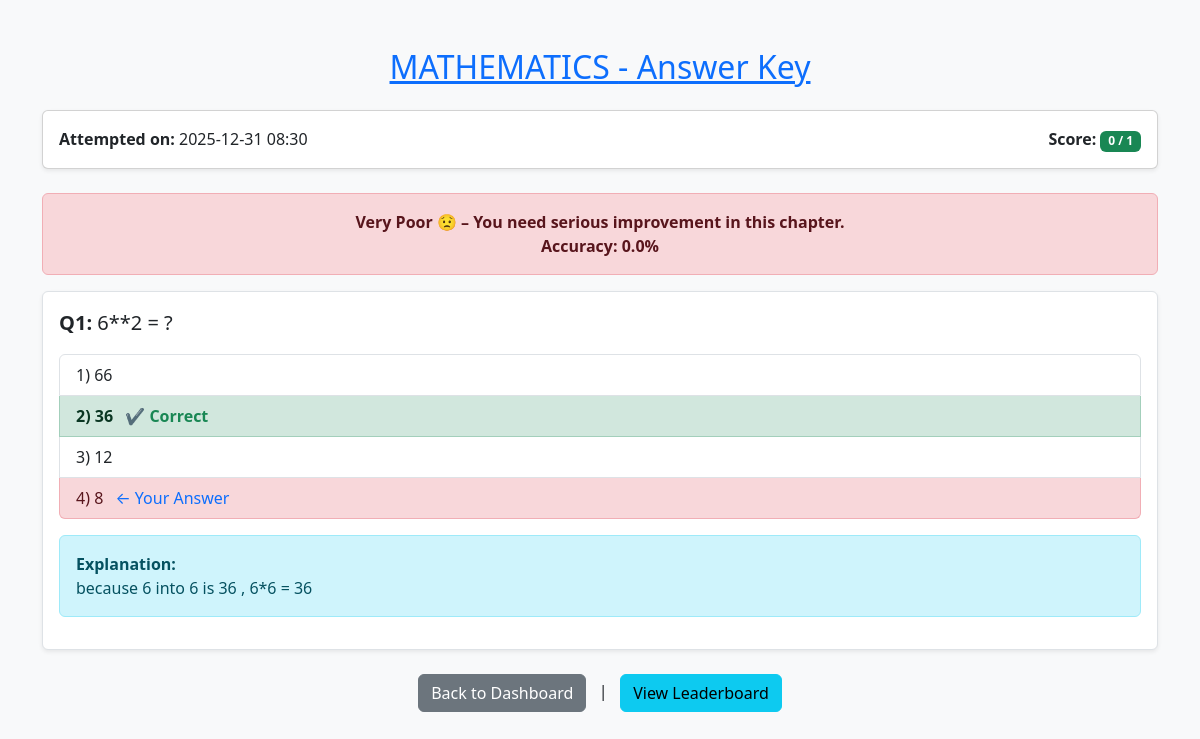
The page /user/answer_key/2 (signed in) on the database its author committed.
### app.py (models this page shows)
class Quiz(db.Model):
    id = db.Column(db.Integer, primary_key=True)
    title = db.Column(db.String(100), nullable=False)
    created_at = db.Column(db.DateTime, default=datetime.utcnow)
    chapters = db.relationship('Chapter', backref='quiz', lazy=True, cascade='all, delete-orphan')

class QuizAttempt(db.Model):
    id = db.Column(db.Integer, primary_key=True)
    user_id = db.Column(db.Integer, db.ForeignKey('user.id'), nullable=False)
    quiz_id = db.Column(db.Integer, db.ForeignKey('quiz.id'), nullable=False)
    chapter_id = db.Column(db.Integer, db.ForeignKey('chapter.id'), nullable=True)
    score = db.Column(db.Integer, nullable=True)
    answers = db.Column(db.Text, nullable=True)
    timestamp = db.Column(db.DateTime, default=datetime.utcnow)
    user = db.relationship('User', backref='quiz_attempts')
    quiz = db.relationship('Quiz', backref='attempts')
    chapter = db.relationship('Chapter', backref='attempts')

class Question(db.Model):
    id = db.Column(db.Integer, primary_key=True)
    quiz_id = db.Column(db.Integer, db.ForeignKey('quiz.id'), nullable=False)
    chapter_id = db.Column(db.Integer, db.ForeignKey('chapter.id'), nullable=False)
    question_statement = db.Column(db.Text, nullable=True)
    question_image = db.Column(db.String(200), nullable=True)
    option_1 = db.Column(db.String(200), nullable=False)
    option_2 = db.Column(db.String(200), nullable=False)
    option_3 = db.Column(db.String(200), nullable=False)
    option_4 = db.Column(db.String(200), nullable=False)
    correct_option = db.Column(db.Integer, nullable=False)
    explanation = db.Column(db.Text, nullable=True)
    created_at = db.Column(db.DateTime, default=datetime.utcnow)
    quiz = db.relationship('Quiz', backref='questions')
    chapter = db.relationship('Chapter', backref='questions')

### app.py (the view)
@app.route('/user/answer_key/<int:attempt_id>')
@login_required
def answer_key(attempt_id):
    attempt = QuizAttempt.query.get_or_404(attempt_id)
    if attempt.user_id != session.get('user_id'):
        flash('You are not authorized to view this answer key.', 'danger')
        return redirect('/user/dashboard'), 403
    if attempt.chapter_id:
        questions_query = Question.query.filter_by(chapter_id=attempt.chapter_id).all()
    else:
        questions_query = Question.query.filter_by(quiz_id=attempt.quiz_id).all()
    user_answers = {}
    if attempt.answers:
        try:
            raw = json.loads(attempt.answers)
            user_answers = {int(k): v for k, v in raw.items()}
        except json.JSONDecodeError:
            user_answers = {}
    total = len(questions_query)
    correct = 0
    wrong = 0
    unattempted = 0
    detailed_questions = []
    for q in questions_query:
        selected = user_answers.get(q.id)
        if selected is None:
            unattempted += 1
        elif selected == q.correct_option:
            correct += 1
        else:
            wrong += 1
        detailed_questions.append({
            "id": q.id,
            "question_statement": q.question_statement,
            "question_image": q.question_image,
            "options": [q.option_1, q.option_2, q.option_3, q.option_4],
            "correct_option": q.correct_option,
            "selected": selected,
            "explanation": q.explanation
        })
    accuracy = round((correct / total) * 100, 2) if total else 0
    if accuracy < 30:
        performance_msg = "Very Poor 😟 – You need serious improvement in this chapter."
        performance_class = "danger"
    elif accuracy < 50:
        performance_msg = "Poor 😐 – Focus more on this chapter."
        performance_class = "warning"
    elif accuracy < 70:
        performance_msg = "Average 🙂 – You can do better with practice."
        performance_class = "secondary"
    elif accuracy < 80:
        performance_msg = "Good 👍 – Keep improving!"
        performance_class = "info"
    elif accuracy < 90:
        performance_msg = "Excellent 🌟 – Strong understanding!"
        performance_class = "success"
    else:
        performance_msg = "Outstanding 🔥 – You have mastered this topic!"
        performance_class = "success"
    return render_template(
        'quiz_analysis.html',
        quiz=attempt.quiz,
        chapter=attempt.chapter,
        total=total,
        correct=correct,
        wrong=wrong,
        unattempted=unattempted,
        accuracy=accuracy,
        questions=detailed_questions,
        user_answers=user_answers,
        attempt=attempt,
        performance_msg=performance_msg,
        performance_class=performance_class
    )

### app.py (called while the page is built)
def login_required(f):
    @wraps(f)
    def decorated_function(*args, **kwargs):
        if 'user_id' not in session:
            flash('Please log in to access this page.', 'warning')
            return redirect(url_for('user_login'))
        return f(*args, **kwargs)
    return decorated_function

### templates/quiz_analysis.html (shortened to what this page needs)
<!DOCTYPE html>
<html lang="en">
<head>
    <link href="https://cdn.jsdelivr.net/npm/bootstrap@5.3.0/dist/css/bootstrap.min.css" rel="stylesheet">
</head>
<body class="bg-light">
<div class="container py-5">
    <h2 class="text-center mb-4 text-primary">
        <u>{{ quiz.title }} - Answer Key</u>
    </h2>
    <div class="card shadow-sm p-3 mb-4">
        <div class="row">
            <div class="col-md-6">
                <strong>Attempted on:</strong>
                {{ attempt.timestamp.strftime("%Y-%m-%d %H:%M") }}
            </div>
            <div class="col-md-6 text-md-end">
                <strong>Score:</strong>
                <span class="badge bg-success">
                    {{ attempt.score }} / {{ questions|length }}
                </span>
            </div>
        </div>
    </div>
    <div class="alert alert-{{ performance_class }} text-center fw-bold">
        {{ performance_msg }} <br>
        Accuracy: {{ accuracy }}%
    </div>
    {% for question in questions %}
    <div class="mb-4 border p-3 rounded bg-white shadow-sm">
        <p class="fs-5">
            <strong>Q{{ loop.index }}:</strong>
            {{ question.question_statement }}
        </p>
        <ul class="list-group">
            {% set user_sel = question.selected %}
            {% for i in range(0, question.options|length) %}
                {% set opt_index = i + 1 %}
                {% set opt_text = question.options[i] %}
                <li class="list-group-item
                    {% if opt_index == question.correct_option %}
                        list-group-item-success fw-bold
                    {% elif user_sel == opt_index %}
                        list-group-item-danger
                    {% endif %}
                ">
                    {{ opt_index }}) {{ opt_text }}
                    {% if opt_index == question.correct_option %}
                        <span class="ms-2 text-success fw-bold">✔ Correct</span>
                    {% endif %}
                    {% if user_sel == opt_index %}
                        <span class="ms-2 text-primary">← Your Answer</span>
                    {% endif %}
                </li>
            {% endfor %}
        </ul>
        {% if question.explanation %}
        <div class="alert alert-info mt-3">
            <strong>Explanation:</strong><br>
            {{ question.explanation }}
        </div>
        {% endif %}
    </div>
    {% endfor %}
    <div class="text-center mt-4">
        <a href="{{ url_for('user_dashboard') }}" class="btn btn-secondary">
            Back to Dashboard
        </a> &nbsp; | &nbsp;
        <a href="{{ url_for('leaderboard',
            quiz_id=quiz.id , chapter_id=attempt.chapter_id) }}"
            class="btn btn-info">
            View Leaderboard
        </a>
    </div>
</div>
</body>
</html>

### rows shown on the page
Quiz: title "MATHEMATICS"
QuizAttempt: timestamp "2025-12-31 08:30", score "0"
Question: question_statement "6**2 = ?", options "1" "2" "3" "4", options "66" "36" "12" "8", explanation "because 6 into 6 is 36 , 6*6 = 36"

### other values the page prints
{{ questions|length }} "1"
{{ performance_msg }} "Very Poor 😟 – You need serious improvement in this chapter."
{{ accuracy }} "0.0"
